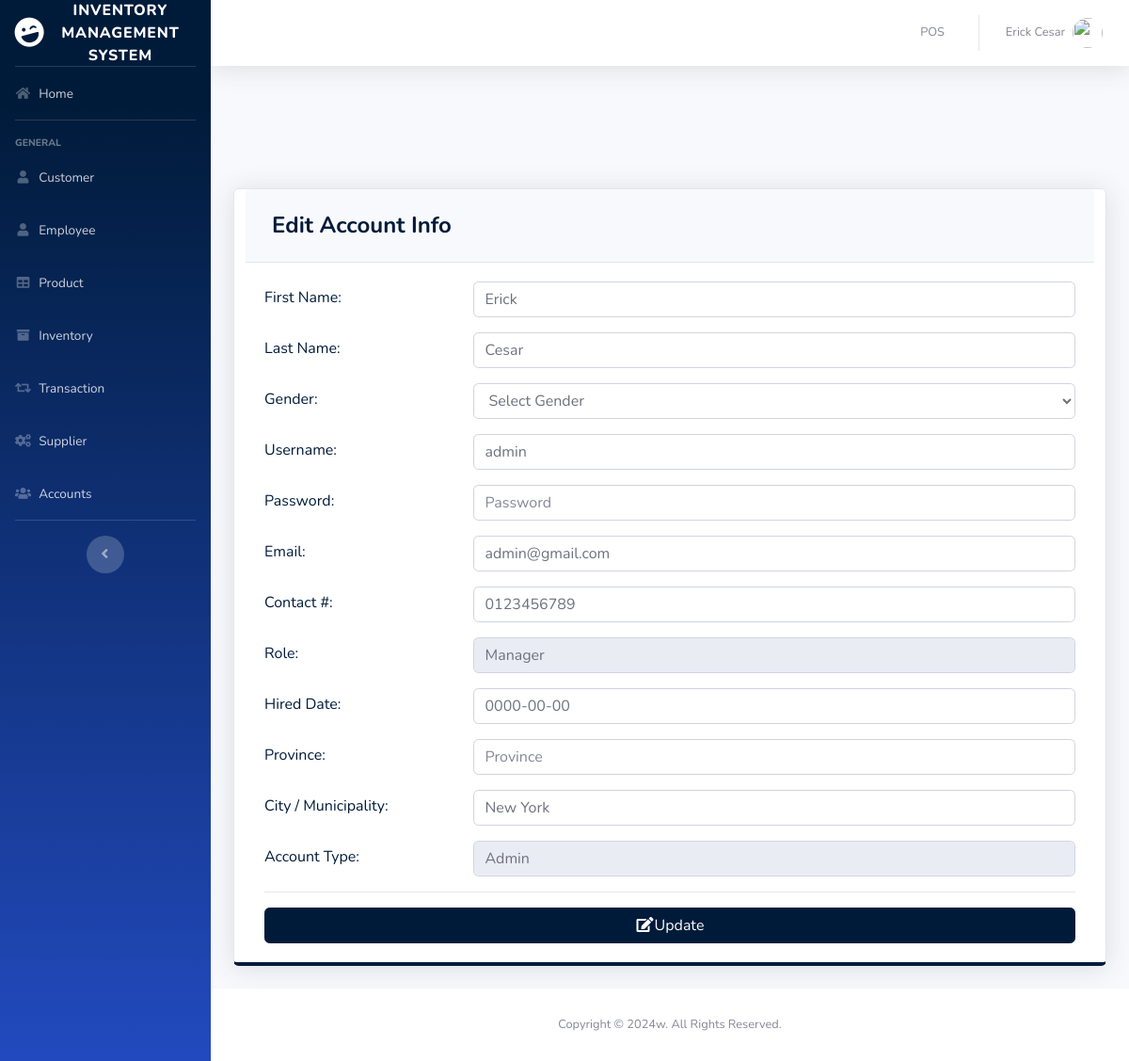
Page /pages/settings.php (signed in) on the committed database.
### tables this page shows
CREATE TABLE `users` (
  `ID` int(11) NOT NULL,
  `EMPLOYEE_ID` int(11) DEFAULT NULL,
  `USERNAME` varchar(50) DEFAULT NULL,
  `PASSWORD` varchar(50) DEFAULT NULL,
  `TYPE_ID` int(11) DEFAULT NULL
);

CREATE TABLE `employee` (
  `EMPLOYEE_ID` int(11) NOT NULL,
  `FIRST_NAME` varchar(50) DEFAULT NULL,
  `LAST_NAME` varchar(50) DEFAULT NULL,
  `GENDER` varchar(50) DEFAULT NULL,
  `EMAIL` varchar(100) DEFAULT NULL,
  `PHONE_NUMBER` varchar(11) DEFAULT NULL,
  `JOB_ID` int(11) DEFAULT NULL,
  `HIRED_DATE` varchar(50) NOT NULL,
  `LOCATION_ID` int(11) DEFAULT NULL
);

CREATE TABLE `job` (
  `JOB_ID` int(11) NOT NULL,
  `JOB_TITLE` varchar(50) DEFAULT NULL
);

CREATE TABLE `location` (
  `LOCATION_ID` int(11) NOT NULL,
  `PROVINCE` varchar(100) DEFAULT NULL,
  `CITY` varchar(100) DEFAULT NULL
);

CREATE TABLE `type` (
  `TYPE_ID` int(11) NOT NULL,
  `TYPE` varchar(50) DEFAULT NULL
);

### pages/settings.php (the view, shortened to what this page needs)
<?php
include'../includes/connection.php';
include'../includes/sidebar.php';
?>
<?php
        $query = "SELECT ID, e.FIRST_NAME, e.LAST_NAME, e.GENDER, USERNAME, PASSWORD, e.EMAIL, PHONE_NUMBER, j.JOB_TITLE, e.HIRED_DATE, t.TYPE, l.PROVINCE, l.CITY
                      FROM users u
                      join employee e on u.EMPLOYEE_ID = e.EMPLOYEE_ID
                      join job j on e.JOB_ID=j.JOB_ID
                      join location l on e.LOCATION_ID=l.LOCATION_ID
                      join type t on u.TYPE_ID=t.TYPE_ID
                      WHERE ID =".$_SESSION['MEMBER_ID'];
        $result = mysqli_query($db, $query) or die(mysqli_error($db));
          while($row = mysqli_fetch_array($result))
          {
                $a= $row['FIRST_NAME'];
                $b=$row['LAST_NAME'];
                $d=$row['USERNAME'];
                $f=$row['EMAIL'];
                $g=$row['PHONE_NUMBER'];
                $h=$row['JOB_TITLE'];
                $i=$row['HIRED_DATE'];
                $j=$row['COUNTRY'];
                $k=$row['CITY'];
                $l=$row['TYPE'];
          }
      ?>
        <div class="card shadow mb-4 col-xs-12 col-md-12 border-bottom-primary">
            <div class="card-header py-3">
              <h4 class="m-2 font-weight-bold text-primary">Edit Account Info</h4>
            </div>
            <div class="card-body">
            <form role="form" method="post" action="settings_edit.php">
              <div class="form-group row text-left text-primary">
                <div class="col-sm-3" style="padding-top: 5px;">
                 First Name:
                </div>
                <div class="col-sm-9">
                  <input class="form-control" placeholder="First Name" name="firstname" value="<?php echo $a; ?>" required>
                </div>
              </div>
              <div class="form-group row text-left text-primary">
                <div class="col-sm-3" style="padding-top: 5px;">
                 Last Name:
                </div>
                <div class="col-sm-9">
                  <input class="form-control" placeholder="Last Name" name="lastname" value="<?php echo $b; ?>" required>
                </div>
              </div>
              <div class="form-group row text-left text-primary">
                <div class="col-sm-3" style="padding-top: 5px;">
                 Gender:
                </div>
                <div class="col-sm-9">
                  <select class='form-control' name='gender' required>
                    <option value="" disabled selected hidden>Select Gender</option>
                  </select>
                </div>
              </div>
              <div class="form-group row text-left text-primary">
                <div class="col-sm-3" style="padding-top: 5px;">
                 Username:
                </div>
                <div class="col-sm-9">
                  <input class="form-control" placeholder="Username" name="username" value="<?php echo $d; ?>" required>
                </div>
              </div>
              <div class="form-group row text-left text-primary">
                <div class="col-sm-3" style="padding-top: 5px;">
                 Password:
                </div>
                <div class="col-sm-9">
                  <input type="password" class="form-control" placeholder="Password" name="password" value="" required>
                </div>
              </div>
              <div class="form-group row text-left text-primary">
                <div class="col-sm-3" style="padding-top: 5px;">
                 Email:
                </div>
                <div class="col-sm-9">
                  <input class="form-control" placeholder="Email" name="email" value="<?php echo $f; ?>" required>
                </div>
              </div>
              <div class="form-group row text-left text-primary">
                <div class="col-sm-3" style="padding-top: 5px;">
                 Contact #:
                </div>
                <div class="col-sm-9">
                   <input class="form-control" placeholder="Contact #" name="phone" value="<?php echo $g; ?>" required>
                </div>
              </div>
              <div class="form-group row text-left text-primary">
                <div class="col-sm-3" style="padding-top: 5px;">
                 Role:
                </div>
                <div class="col-sm-9">
                  <input class="form-control" placeholder="Role" name="role" value="<?php echo $h; ?>" readonly>
                </div>
              </div>
              <div class="form-group row text-left text-primary">
                <div class="col-sm-3" style="padding-top: 5px;">
                 Hired Date:
                </div>
                <div class="col-sm-9">
                  <input class="form-control" placeholder="Hired Date" name="hireddate" value="<?php echo $i; ?>" required>
                </div>
              </div>
              <div class="form-group row text-left text-primary">
                <div class="col-sm-3" style="padding-top: 5px;">
                 Province:
                </div>
                <div class="col-sm-9">
                  <input class="form-control" placeholder="Province" name="province" value="<?php echo $j; ?>" required>
                </div>
              </div>
              <div class="form-group row text-left text-primary">
                <div class="col-sm-3" style="padding-top: 5px;">
                 City / Municipality:
                </div>
                <div class="col-sm-9">
                  <input class="form-control" placeholder="City / Municipality" name="city" value="<?php echo $k; ?>" required>
                </div>
              </div>
              <div class="form-group row text-left text-primary">
                <div class="col-sm-3" style="padding-top: 5px;">
                  Account Type:
                </div>
                <div class="col-sm-9">
                  <input class="form-control" placeholder="Account Type" name="type" value="<?php echo $l; ?>" readonly>
                </div>
              </div>
              <hr>
                <button type="submit" class="btn btn-primary btn-block"><i class="fa fa-edit fa-fw"></i>Update</button>
              </form>
            </div>
          </div>
<?php
include'../includes/footer.php';
?>

### rows in the picture
users: firstname "Erick", lastname "Cesar", username "admin", email "admin@gmail.com", phone "0123456789", role "Manager", hireddate "0000-00-00", city "New York", type "Admin"

### other values in the picture
$_SESSION['FIRST_NAME'] "Erick"
$_SESSION['LAST_NAME'] "Cesar"
